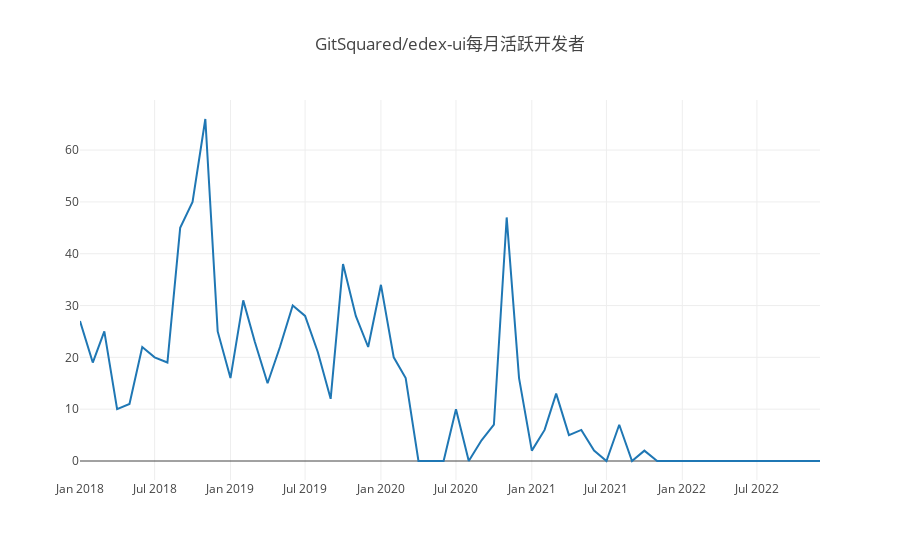

Notebook source saved alongside this figure:
### Code cell
//4

var startYear = 2018,
  endYear = 2022;
var years = [];
var months = [];
var monthsIndex = [];
for (let y = startYear; y <= endYear; y++) years.push(y)
for (let i = 1; i < 13; i++) monthsIndex.push(i)
for (let y = startYear; y <= endYear; y++) //months.push(m);
    for (let m = 1; m < 13; m ++) {
        if (m < 10)
            months.push(y + '-0' + m)
        else months.push(y + '-' + m)
    }
Promise.all(
        months.map((month) => {
             return query(`select distinct count(actor_id) as cnt from github_log.year${month.slice(0,4)} where repo_name ='GitSquared/edex-ui' and toString(created_at) like '${month}%'
             and type = 'PullRequestEvent'
             `)
    })
).then(
    res=>{

        var data = {}

        var cntArray = [];
        var timeArray = [];
        for (let i = 0;i < res.length;i ++) {
            cntArray.push(res[i][0].cnt)
        }
        for (let y = 2018;y < 2023; y ++){
            for (let m = 1;m < 13;m ++){
                if (m > 9)
                    timeArray.push(y+'-'+m)
                else timeArray.push(y+'-0'+m)
            }
        }
        var data = [
            {
              x: timeArray,
              y: cntArray,
              type: 'scatter'
            },
        ];

        openDigger.render.plotly(data, {title: 'GitSquared/edex-ui每月活跃开发者'});
        var values = []
        values.push(monthsIndex)
        for (let i = 0;i < endYear - startYear + 1; i ++){
            let yearCnt = []
            for (let j = 1;j < 13; j ++){
                let index = i * 12 + j;
                yearCnt.push(cntArray[index])
            }
            values.push(yearCnt)
        }
            
        var data = [{
          type: 'table',
          header: {
            values: [["<b>Year</b>"], 
                     ["<b>2018</b>"],["<b>2019</b>"],["<b>2020</b>"],["<b>2021</b>"],["<b>2022</b>"]],
          },
          cells: {
            values: values,
          }
        }]
        
    }
)

### Figure 1 — Plotly figure (JSON) as saved in the notebook; plotly's stock layout.template omitted (floating-point values rounded to 4 significant figures)
{"data": [{"type": "scatter", "x": ["2018-01", "2018-02", "2018-03", "2018-04", "2018-05", "2018-06", "2018-07", "2018-08", "2018-09", "2018-10", "2018-11", "2018-12", "2019-01", "2019-02", "2019-03", "2019-04", "2019-05", "2019-06", "2019-07", "2019-08", "2019-09", "2019-10", "2019-11", "2019-12", "2020-01", "2020-02", "2020-03", "2020-04", "2020-05", "2020-06", "2020-07", "2020-08", "2020-09", "2020-10", "2020-11", "2020-12", "2021-01", "2021-02", "2021-03", "2021-04", "2021-05", "2021-06", "2021-07", "2021-08", "2021-09", "2021-10", "2021-11", "2021-12", "2022-01", "2022-02", "2022-03", "2022-04", "2022-05", "2022-06", "2022-07", "2022-08", "2022-09", "2022-10", "2022-11", "2022-12"], "y": ["27", "19", "25", "10", "11", "22", "20", "19", "45", "50", "66", "25", "16", "31", "23", "15", "22", "30", "28", "21", "12", "38", "28", "22", "34", "20", "16", "0", "0", "0", "10", "0", "4", "7", "47", "16", "2", "6", "13", "5", "6", "2", "0", "7", "0", "2", "0", "0", "0", "0", "0", "0", "0", "0", "0", "0", "0", "0", "0", "0"]}], "layout": {"autosize": true, "title": {"text": "GitSquared/edex-ui每月活跃开发者"}, "xaxis": {"autorange": true, "range": ["2018-01-01", "2022-12-01"], "type": "date"}, "yaxis": {"autorange": true, "range": [-3.667, 69.67], "type": "linear"}}}
